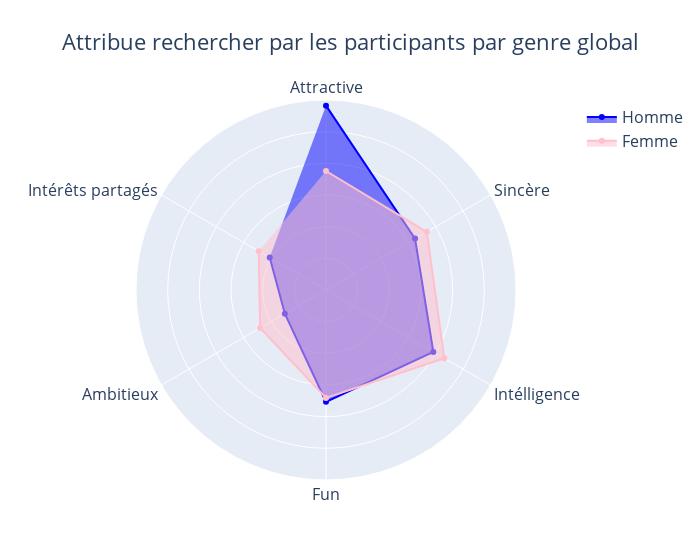
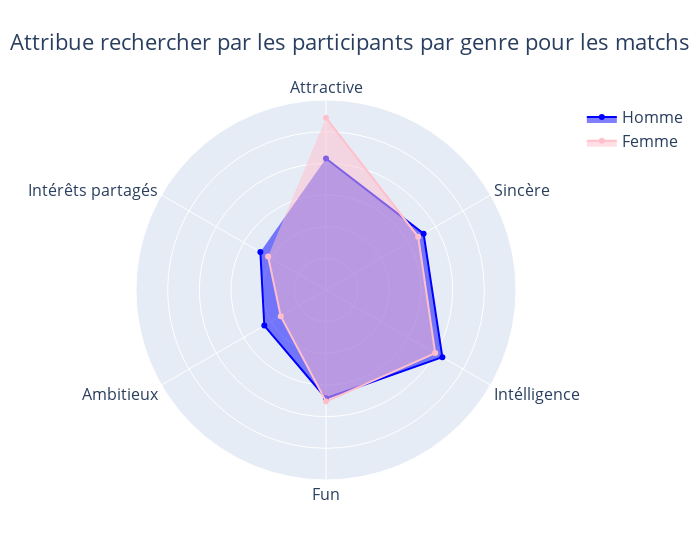

These figures' notebook cell, in order:
### Code cell
# mask for visual 
attribue_homme = df_homme[['attr1_1', 'sinc1_1','intel1_1','fun1_1','amb1_1','shar1_1']].mean(axis=0)
attribue_femme = df_femme[['attr1_1', 'sinc1_1','intel1_1','fun1_1','amb1_1','shar1_1']].mean(axis=0)
rename_col = {"attr1_1": "Attractive" , "sinc1_1": "Sincère" , "intel1_1": "Intélligence", "fun1_1": "Fun", "amb1_1": "Ambitieux", "shar1_1": "Intérêts partagés" }
rename_index = {0 : "Femme", 1 : "Homme"}
attribue_homme.rename(index=rename_index, inplace=True)
attribue_femme.rename(index=rename_index, inplace=True)
liste_caract = ["Attractive", "Sincère", "Intélligence", "Fun", "Ambitieux", "Intérêts partagés"]

df_match_homme = df[(df["match"] == 1 & (df["gender"] == 1) )]
df_match_femme = df[(df["match"] == 1 & (df["gender"] == 0) )]
attribue_match_homme = df_match_homme[['attr1_1', 'sinc1_1','intel1_1','fun1_1','amb1_1','shar1_1']].mean(axis=0)
attribue_match_femme = df_match_femme[['attr1_1', 'sinc1_1','intel1_1','fun1_1','amb1_1','shar1_1']].mean(axis=0)
rename_col = {"attr1_1": "Attractive" , "sinc1_1": "Sincère" , "intel1_1": "Intélligence", "fun1_1": "Fun", "amb1_1": "Ambitieux", "shar1_1": "Intérêts partagés" }
rename_index = {0 : "Femme", 1 : "Homme"}
attribue_match_homme.rename(index=rename_index, inplace=True)
attribue_match_femme.rename(index=rename_index, inplace=True)
liste_caract = ["Attractive", "Sincère", "Intélligence", "Fun", "Ambitieux", "Intérêts partagés"]

fig3 = go.Figure()
fig4 = go.Figure()

fig3.add_trace(go.Scatterpolar(
      r=attribue_homme,
      theta=liste_caract,
      name='Homme',
      line_color="blue"
      ))
fig3.add_trace(go.Scatterpolar(
      r=attribue_femme,
      theta=liste_caract,
      name='Femme',
      line_color="pink"
      ))

fig4.add_trace(go.Scatterpolar(
      r=attribue_match_homme,
      theta=liste_caract,
      name='Homme',
      line_color="blue"
      ))
fig4.add_trace(go.Scatterpolar(
      r=attribue_match_femme,
      theta=liste_caract,
      name='Femme',
      line_color="pink"
      ))

fig3.update_layout(
                  width=700,
                  polar=dict(
                  radialaxis=dict(
                        visible=True, 
                        range=[0, 30]), 
                        radialaxis_showticklabels=False, 
                        radialaxis_showline=False),
                        title= {'x' : 0.5},
                        title_text="Attributes search by participants by global gender",
                  font=dict(
                  size=16
            )) 
fig4.update_layout(
                  width=700,
                  polar=dict(
                  radialaxis=dict(
                        visible=True, 
                        range=[0, 30]), 
                        radialaxis_showticklabels=False, 
                        radialaxis_showline=False),
                        title= {'x' : 0.5},
                        title_text="Assigns search by participants by gender for matches",
                  font=dict(
                  size=16
            ))

fig3.update_polars(angularaxis_direction="clockwise")
fig3.update_traces(fill='toself')

fig4.update_polars(angularaxis_direction="clockwise")
fig4.update_traces(fill='toself')

fig3.show()
fig4.show()

### Figure 1 — Plotly figure (JSON) as saved in the notebook; plotly's stock layout.template omitted (floating-point values rounded to 4 significant figures)
{"data": [{"fill": "toself", "line": {"color": "blue"}, "name": "Homme", "r": [29.11, 16.23, 19.56, 17.66, 7.499, 10.26], "theta": ["Attractive", "Sincère", "Intélligence", "Fun", "Ambitieux", "Intérêts partagés"], "type": "scatterpolar"}, {"fill": "toself", "line": {"color": "pink"}, "name": "Femme", "r": [18.79, 18.38, 21.57, 17.04, 12.01, 12.26], "theta": ["Attractive", "Sincère", "Intélligence", "Fun", "Ambitieux", "Intérêts partagés"], "type": "scatterpolar"}], "layout": {"font": {"size": 16}, "polar": {"angularaxis": {"direction": "clockwise"}, "radialaxis": {"range": [0, 30], "showline": false, "showticklabels": false, "visible": true}}, "title": {"text": "Attribue rechercher par les participants par genre global", "x": 0.5}, "width": 700}}

### Figure 2 — Plotly figure (JSON) as saved in the notebook; plotly's stock layout.template omitted (floating-point values rounded to 4 significant figures)
{"data": [{"fill": "toself", "line": {"color": "blue"}, "name": "Homme", "r": [20.75, 17.79, 21.21, 17.09, 11.25, 11.97], "theta": ["Attractive", "Sincère", "Intélligence", "Fun", "Ambitieux", "Intérêts partagés"], "type": "scatterpolar"}, {"fill": "toself", "line": {"color": "pink"}, "name": "Femme", "r": [27.18, 16.81, 19.91, 17.62, 8.253, 10.55], "theta": ["Attractive", "Sincère", "Intélligence", "Fun", "Ambitieux", "Intérêts partagés"], "type": "scatterpolar"}], "layout": {"font": {"size": 16}, "polar": {"angularaxis": {"direction": "clockwise"}, "radialaxis": {"range": [0, 30], "showline": false, "showticklabels": false, "visible": true}}, "title": {"text": "Attribue rechercher par les participants par genre pour les matchs", "x": 0.5}, "width": 700}}
